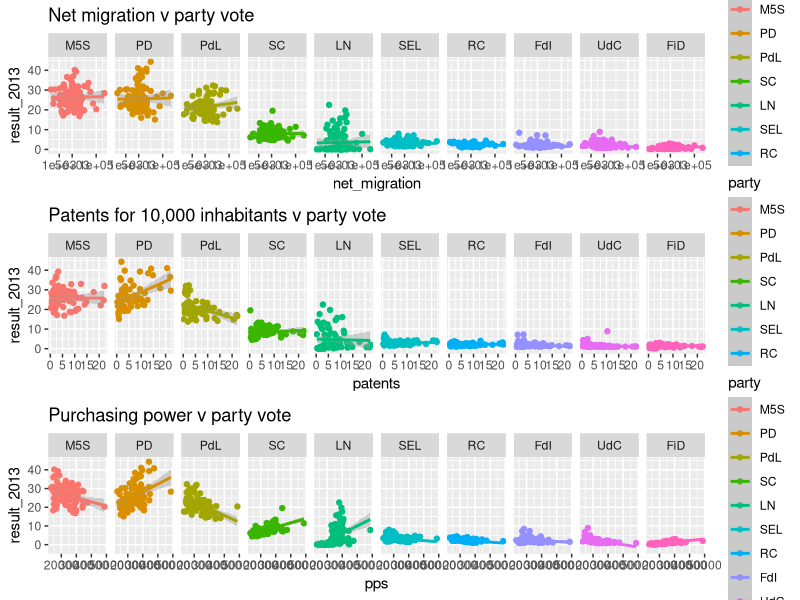

Generate this figure with R:
# load packages
library(readr)
library(dplyr)
library(ggplot2)
library(reshape2)
library(scales)
library(gridExtra)

# load 2013 results data
# rename columns and remove unused data points
results <- read_csv('data/2013_results.csv')
results.melt <- melt(results, id="Party")
names(results.melt) <- c("geo", "party", "result_2013")
results.melt$result_2013 <- as.numeric(as.character(results.melt$result_2013))
results.clean <- results.melt

# load net migration data
# pick only 2013 and remove unused data points
df <- read_csv('data/demo_r_gind3_1_Data.csv')
df.clean <- df %>% 
  filter(TIME == "2013") %>%
  select(-TIME, -`Flag and Footnotes`, -INDIC_DE)
names(df.clean) <- c("geo", "net_migration")

# merge the two datasets
df.merge <- merge(results.clean, df.clean, by="geo")

plot_migration <- df.merge %>% 
  group_by(geo, party) %>%
  ggplot(aes(x=net_migration, y=result_2013, color=party)) + 
  geom_point() +
  scale_x_continuous(trans=log2_trans(), breaks=c(0,1000,5000,100000)) +
  geom_smooth(method="lm") +
  facet_grid(. ~ party) +
  ggtitle("Net migration v party vote")

# load patent applications data
patents <- read_csv("data/pat_ep_rtec_1_Data.csv")
patents.clean <- patents %>%
  select(-TIME, -IPC, -UNIT)
names(patents.clean) <- c('geo', 'patents')
patents.clean$patents <- as.numeric(as.character(patents.clean$patents))

patents.merge <- merge(results.clean, patents.clean, by="geo")

plot_patents <- patents.merge %>% 
  group_by(geo, party) %>%
  ggplot(aes(x=patents, y=result_2013, color=party)) + 
  geom_point() +
  #scale_x_continuous(trans=log2_trans(), breaks=c(0,1000,5000,100000)) +
  geom_smooth(method="lm") + 
  facet_grid(. ~ party) +
  ggtitle("Patents for 10,000 inhabitants v party vote")

# load purchasing power standard data
pps <- read_csv("data/nama_10r_3gdp_1_Data.csv")
pps.clean <- pps %>%
  select(-TIME, -UNIT)
names(pps.clean) <- c('geo', 'pps')
pps.clean$pps <- as.numeric(as.character(pps.clean$pps))

pps.merge <- merge(results.clean, pps.clean, by="geo")

plot_pps <- pps.merge %>% 
  group_by(geo, party) %>%
  ggplot(aes(x=pps, y=result_2013, color=party)) + 
  geom_point() +
  #scale_x_continuous(trans=log2_trans(), breaks=c(0,1000,5000,100000)) +
  geom_smooth(method="lm") + 
  facet_grid(. ~ party) +
  ggtitle("Purchasing power v party vote")

grid.arrange(plot_migration, plot_patents, plot_pps, nrow=3)
